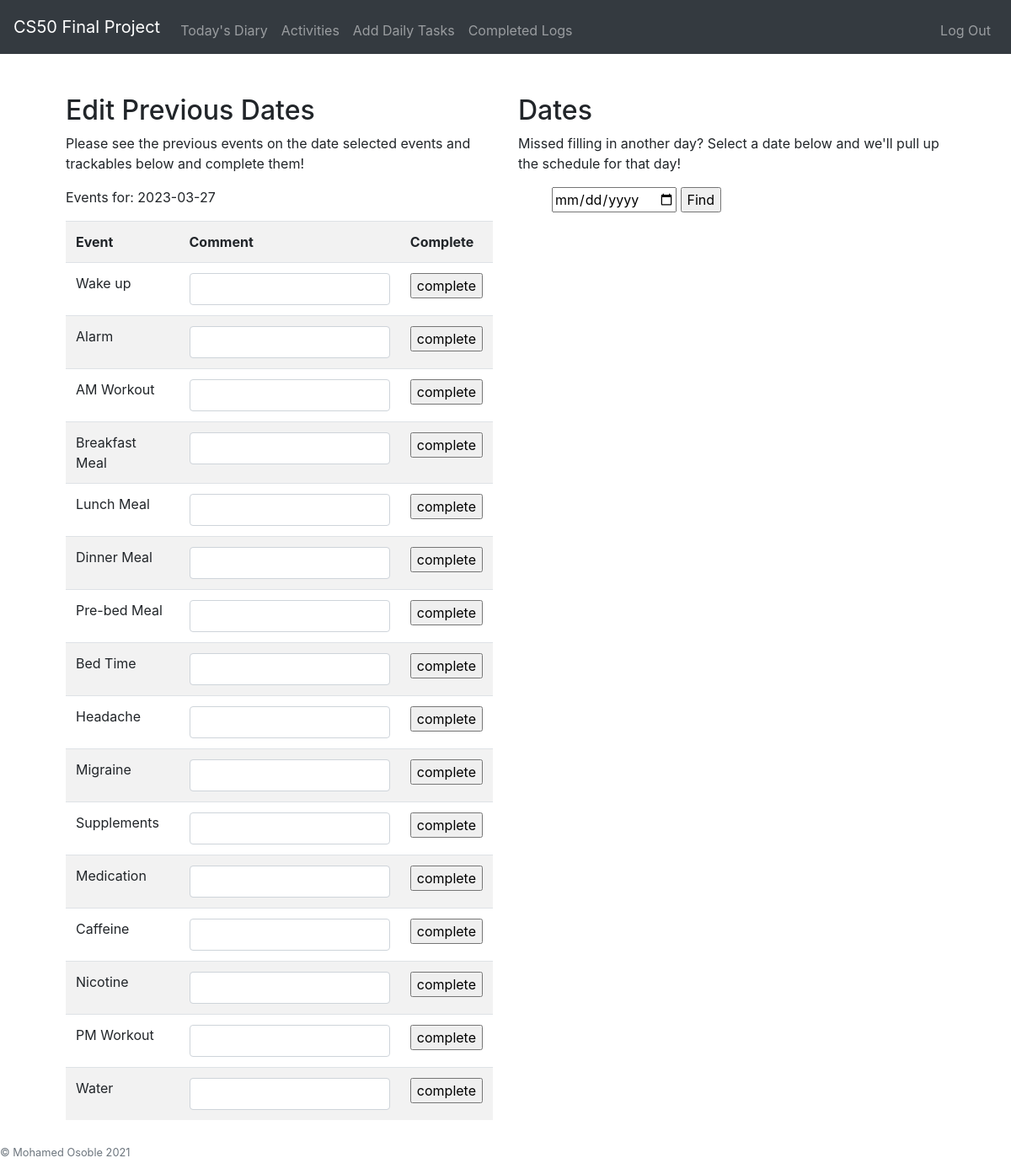
Screenshot of /editdiary (signed in) with the database file from the repository.
### tables this page shows
CREATE TABLE "usertasks" (
	"id"	INTEGER NOT NULL,
	"userid"	INTEGER NOT NULL,
	"taskid"	INTEGER NOT NULL,
	"taskname"	TEXT NOT NULL,
	FOREIGN KEY("taskid") REFERENCES "daily"("id"),
	FOREIGN KEY("userid") REFERENCES "users"("userid"),
	PRIMARY KEY("id" AUTOINCREMENT)
);

### app.py (the view)
@app.route("/editdiary", methods=["GET", "POST"])
@login_required
def editdiary():
    userId = session.get("user_id")
    if request.method == "POST":
        selectedDate = request.form.get("date")
        logSQL = db.execute("SELECT * FROM log WHERE userid = ? and date = ?", userId, selectedDate)
        logs = {d['taskname']:d['comment'] for d in logSQL}
        tasks = db.execute("SELECT * FROM usertasks WHERE userid = ?", userId)
        return render_template("editdiary.html", logs=logs, tasks=tasks, selectedDate=selectedDate)
    else:
        selectedDate = today
        logSQL = db.execute("SELECT * FROM log WHERE userid = ? and date = ?", userId, selectedDate)
        logs = {d['taskname']:d['comment'] for d in logSQL}
        tasks = db.execute("SELECT * FROM usertasks WHERE userid = ?", userId)
    return render_template("editdiary.html", logs=logs, tasks=tasks, selectedDate=selectedDate, today=today)

### app.py (called while the page is built)
def login_required(f):
    @wraps(f)
    def decorated_function(*args, **kwargs):
        if session.get("user_id") is None:
            return redirect("/login")
        return f(*args, **kwargs)
    return decorated_function

### templates/editdiary.html (shortened to what this page needs)
{% extends "layout.html" %}
{% block main %}
  <div class="row g-5">
    <div class="col-md-6">
      <h2>Edit Previous Dates</h2>
      <p>Please see the previous events on the date selected events and trackables below and complete them! </p>
      <p> Events for: {{ selectedDate }} </p>
      <form name="diary" method="post" action="/editdiary">
        <table class="table table-striped">
            <tr>
                <th scope="col">
                    Event
                </th>
                <th scope="col">
                    Comment
                </th>
                <th scope="col">
                    Complete
                </th>
            </tr>
            {% for task in tasks %}
            {% if task.taskname in logs %}
            <tr>
                <td>
                    {{ task.taskname }}
                </td>
                <td>
                    {{ logs[task.taskname] }}
                </td>
                <td>
                    Yes
                </td>
            </tr>
            {% else %}
            <tr>
                <form name="diary" method="post" action="/updatediary">
                <td>
                    <a name="taskName"> {{ task.taskname }} </a>
                </td>
                <td>
                    <input class="form-control" type="text" name= "{{ task.taskname }}" id="{{ task.taskId }}">
                </td>
                <td>
                    <input type="submit" value="complete" formaction="/updatediary">
                </td>
                </form>
            </tr>
            {% endif %}
            {% endfor %}
        </table>
    </div>
    <div class="col-md-6">
      <h2>Dates</h2>
      <p>Missed filling in another day? Select a date below and we'll pull up the schedule for that day!</p>
      <ul class="icon-list">
        <form name="selectDate" method="post" action="/editdiary">
            <input type="date" name="date">
            <input type="submit" value="Find" formaction="/editdiary">
        </form>
      </ul>
    </div>
  </div>
{% endblock %}

### rows the page displays
usertasks: taskname "Wake up"
usertasks: taskname "Alarm"
usertasks: taskname "AM Workout"
usertasks: taskname "Breakfast Meal"
usertasks: taskname "Lunch Meal"
usertasks: taskname "Dinner Meal"
usertasks: taskname "Pre-bed Meal"
usertasks: taskname "Bed Time"
usertasks: taskname "Headache"
usertasks: taskname "Migraine"
usertasks: taskname "Supplements"
usertasks: taskname "Medication"
usertasks: taskname "Caffeine"
usertasks: taskname "Nicotine"
usertasks: taskname "PM Workout"
usertasks: taskname "Water"

### other values shown
{{ selectedDate }} "2023-03-27"
